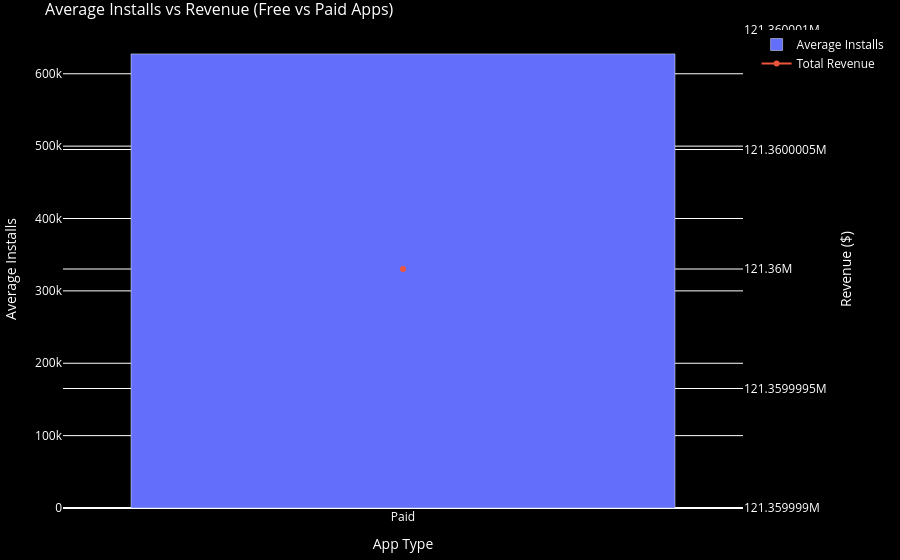

Here is the notebook cell this chart was saved with:
### Code cell
# Task 6:Create a dual-axis chart comparing the average installs and revenue for free vs. paid apps within the top 3 app categories.
# data cleaning
# android ver to numeric
merged_df['Android Ver'] = merged_df['Android Ver'].astype(str)
merged_df['Android Ver'] = (merged_df['Android Ver'].str.extract(r'(\d+\.?\d*)').astype(float))
# adding filter
filter_axis_df = merged_df[(merged_df['Installs'] >= 10000) & (merged_df['Revenue'] >= 10000) & (merged_df['Android Ver'] > 4.0) & (merged_df['Size'] > 15) & (merged_df['Content Rating'] == 'Everyone') & (merged_df['App'].str.len() <= 30)].copy()
Top_categories =(filter_axis_df.groupby('Category')['Installs'].sum().sort_values(ascending=False).head(3).index)
filter_axis_df = filter_axis_df[filter_axis_df['Category'].isin(Top_categories)]
# Free an paid app
Category_stats = (filter_axis_df.groupby('Type').agg({'Installs':'mean','Revenue' : 'sum'}).reset_index())
Category_stats.rename(columns={'Installs':'Average Installs','Revenue':'Total Revenue'},inplace=True)
# time restriction
ist = pytz.timezone("Asia/Kolkata")
current_time = datetime.now(ist)
if 13 <= current_time.hour < 14:
    show_graph = True
else:
    show_graph = False
if show_graph and not Category_stats.empty:
    fig16 = go.Figure()
    # Average installs
    fig16.add_trace(
        go.Bar(
            x=Category_stats['Type'],
            y=Category_stats['Average Installs'],
            name='Average Installs',
            yaxis='y1'
        )
    )
    # Revenue
    fig16.add_trace(
        go.Scatter(
            x=Category_stats['Type'],
            y=Category_stats['Total Revenue'],
            name='Total Revenue',
            yaxis='y2',
            mode='lines+markers'
        )
    )
    fig16.update_layout(
        title="Average Installs vs Revenue (Free vs Paid Apps)",
        xaxis_title="App Type",

        yaxis=dict(
            title="Average Installs",
            side="left"
        ),
        yaxis2=dict(
            title="Revenue ($)",
            overlaying="y",
            side="right"
        ),
        plot_bgcolor=plot_bg_color,
        paper_bgcolor=plot_bg_color,
        font_color=text_color,
        title_font=title_font,
        margin=dict(l=10,r=10,t=30,b=10)
    )
    fig16.show()
    save_plot_as_html(fig16, "Installs Revenue Graph 16.html", "This dual-axis chart compares the average installs and total revenue for free vs. paid apps within the top 3 app categories, highlighting differences in performance and monetization.")
else:
    print("This chart is available only between 1 PM and 2 PM IST.")

### Figure 1 — Plotly figure (JSON) as saved in the notebook; plotly's stock layout.template omitted (floating-point values rounded to 4 significant figures)
{"data": [{"name": "Average Installs", "type": "bar", "x": ["Paid"], "y": [627500.0], "yaxis": "y"}, {"mode": "lines+markers", "name": "Total Revenue", "type": "scatter", "x": ["Paid"], "y": [121400000.0], "yaxis": "y2"}], "layout": {"font": {"color": "white"}, "margin": {"b": 10, "l": 10, "r": 10, "t": 30}, "paper_bgcolor": "black", "plot_bgcolor": "black", "title": {"font": {"size": 16}, "text": "Average Installs vs Revenue (Free vs Paid Apps)"}, "xaxis": {"title": {"text": "App Type"}}, "yaxis": {"side": "left", "title": {"text": "Average Installs"}}, "yaxis2": {"overlaying": "y", "side": "right", "title": {"text": "Revenue ($)"}}}}
